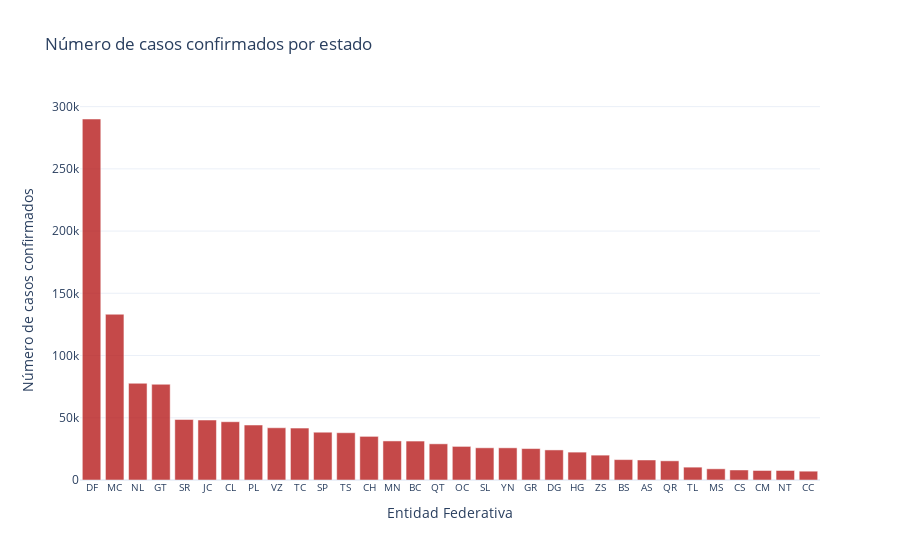

Write notebook code for a chart like this one.
### Code cell
# Bar plot of the confirmed cases by stte
confirmados_por_entidad.sort_values("Casos confirmados", ascending = False, inplace = True ) # Ordenando por número de casos de forma descendente 
fig_bar_edo = px.bar( x = confirmados_por_entidad["ABREVIATURA"], y = confirmados_por_entidad["Casos confirmados"],
                        labels = dict(x = "Entidad Federativa", y = "Número de casos confirmados"), title = "Número de casos confirmados por estado")


fig_bar_edo.update_xaxes(type='category',tickangle = 0, tickfont=dict(size = 10))
fig_bar_edo.update_traces(marker = dict(color = "#b71c1c"), opacity = 0.8)
fig_bar_edo.show()

### Figure 1 — Plotly figure (JSON) as saved in the notebook; plotly's stock layout.template omitted (floating-point values rounded to 4 significant figures)
{"data": [{"alignmentgroup": "True", "hovertemplate": "Entidad Federativa=%{x}<br>Número de casos confirmados=%{y}<extra></extra>", "legendgroup": "", "marker": {"color": "#b71c1c"}, "name": "", "offsetgroup": "", "opacity": 0.8, "orientation": "v", "showlegend": false, "textposition": "auto", "type": "bar", "x": ["DF", "MC", "NL", "GT", "SR", "JC", "CL", "PL", "VZ", "TC", "SP", "TS", "CH", "MN", "BC", "QT", "OC", "SL", "YN", "GR", "DG", "HG", "ZS", "BS", "AS", "QR", "TL", "MS", "CS", "CM", "NT", "CC"], "xaxis": "x", "y": [290051, 133179, 77727, 76922, 48594, 48184, 46821, 44165, 41959, 41691, 38395, 37979, 35054, 31383, 31285, 29051, 26995, 25871, 25846, 25249, 24161, 22408, 19983, 16377, 16086, 15392, 10331, 8992, 8052, 7641, 7637, 7084], "yaxis": "y"}], "layout": {"barmode": "relative", "legend": {"tracegroupgap": 0}, "title": {"text": "Número de casos confirmados por estado"}, "xaxis": {"anchor": "y", "domain": [0, 1], "tickangle": 0, "tickfont": {"size": 10}, "title": {"text": "Entidad Federativa"}, "type": "category"}, "yaxis": {"anchor": "x", "domain": [0, 1], "title": {"text": "Número de casos confirmados"}}}}
